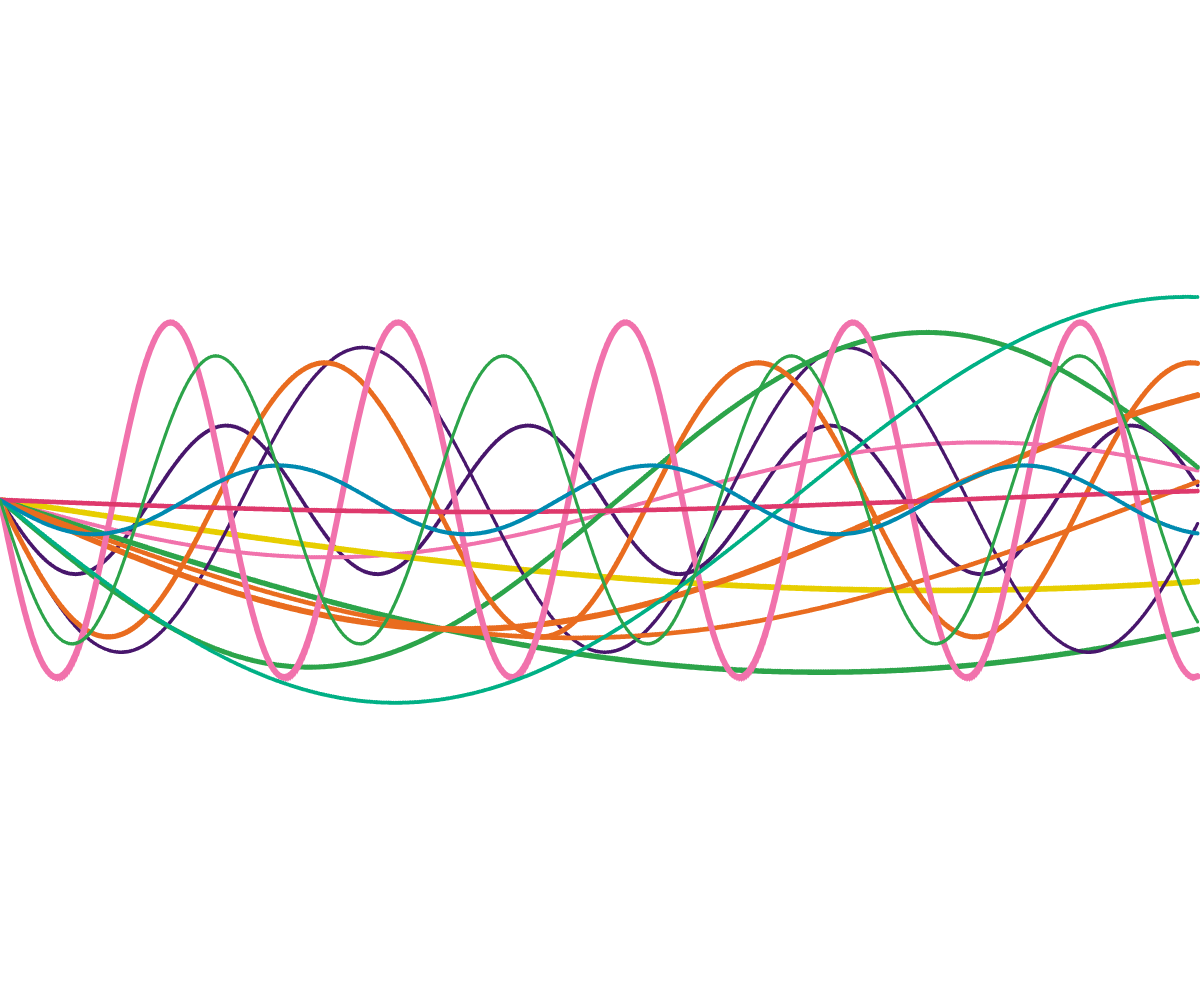
Frame 1 (no input)
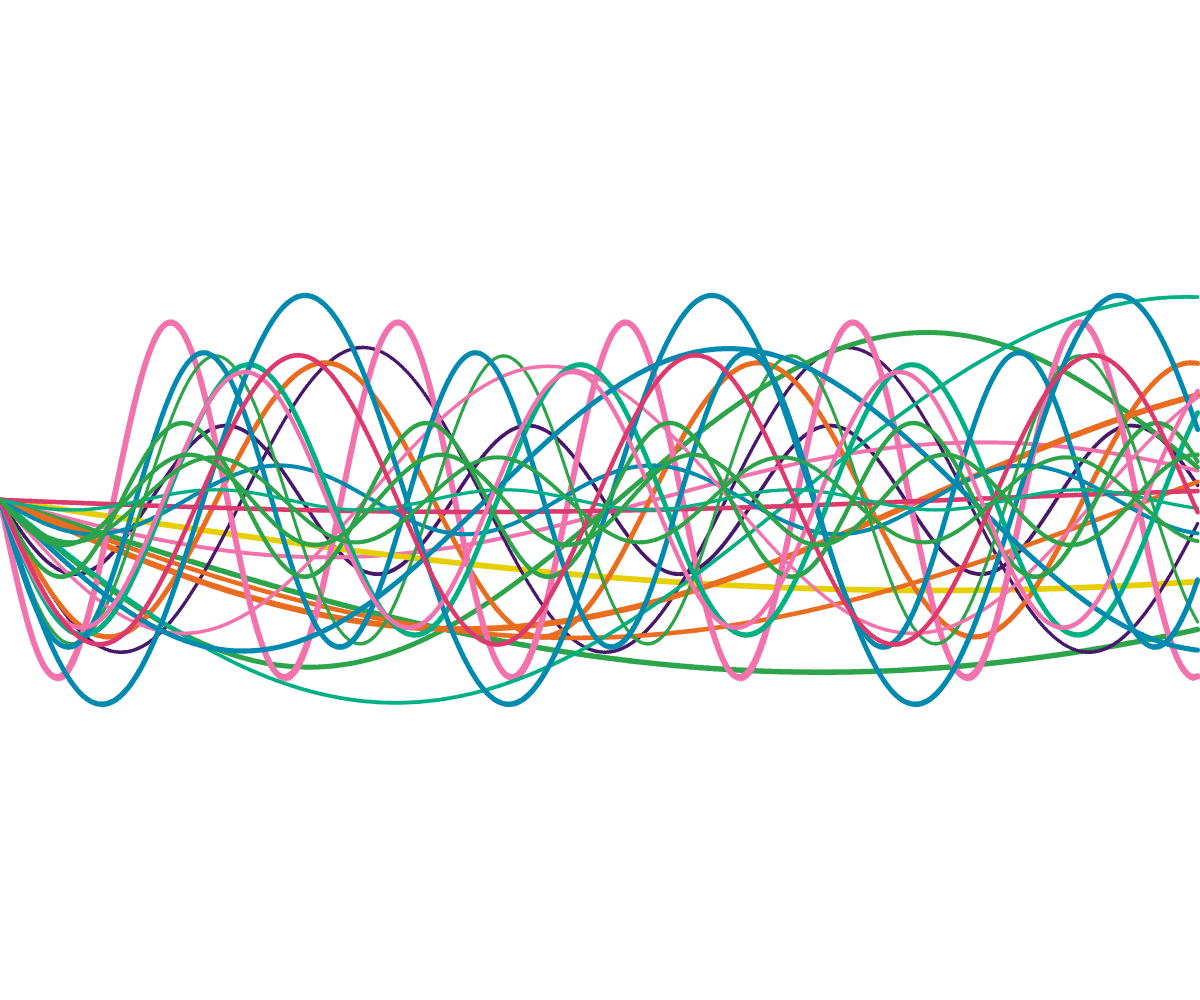
Frame 2 (the mouse pressed at the canvas centre, redrawn once)

The p5.js sketch that drew these frames (run headless with seeded random() and noise() and a simulated clock; the mouse was pressed at the canvas centre and the sketch redrawn once):

// p5.js sketch
// ── sketch.js
// CA_01_01
// Edel Prior
// N00153748
// Brief = Create a book cover with p5 for a book about Generative Design and Color Theory
// Original idea = working with Sine Waves and Color to create an interesting and relevant cover
// Inspiration ==  http://bl.ocks.org/brendandawes/08a0b5e3867426dad100

var colors = []; // empty array to put color objects in

// * * *

function setup() {
  createCanvas(windowWidth, windowHeight); // predefined P5 variables
  noFill(); // sinewaves are made with stroke only as they're bezier curves
  addColors();
  background(255);
  noLoop(); // useful to keep the draw function running when in development
}

// * * *

function addColors() {
  var c;
  c = color(0, 138, 176);
  colors[0] = c;
  c = color(241, 100, 93);
  colors[1] = c;
  c = color(0, 176, 133);
  colors[2] = c;
  c = color(233, 108, 31);
  colors[3] = c;
  c = color(241, 114, 172);
  colors[4] = c;
  c = color(222, 57, 108);
  colors[5] = c;
  c = color(231, 206, 0);
  colors[6] = c;
  c = color(72, 22, 108);
  colors[7] = c;
  c = color(44, 164, 74);
  colors[8] = c;
} // adding an array of color objects to a variable

function getRandomColor() {
  var i = Math.floor(random(colors.length));
  var c = colors[i];
  return c;
}

// * * *

function draw() {
  //  background(255); // draws each time with noLoop() turned off
  makeRibbons();
}
// * * *

function makeRibbons() {
  for (var i = 0; i < random(10) + 10; i++) {
    var strokeW = random(3) + 3;

    var amount = 500; // controls the accordian pleat of the wave
    var frequency = random(1.0) / 15; // controls how erratic each wave is
    var offset = random(200) + 5;

    var col = getRandomColor();

    strokeWeight(strokeW);
    stroke(col, 180);
    var startY = height / 2;
    beginShape();
    vertex(0, startY);
    for (var c = 1; c < amount; c++) {
      var sinoffset = sin(frequency * c); // sin returns -1 - +1
      var sinX = c * (width / amount);
      var sinY = startY + sinoffset * offset;
      bezierVertex(sinX, sinY, sinX, sinY - 1, sinX, sinY);
    }
    endShape();
  }
}
